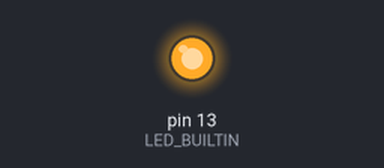
A sketch run on a simulated Arduino Uno, built with avr-gcc and run on an emulated ATmega328P. On the bench: output pins drawn as LEDs (lit = HIGH). EEPROM starts erased.

Above: at 3.5 s.
At 6.2 s:
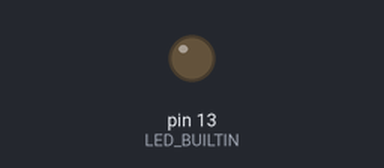
Timing chart, 0 to 7.7 s (numbered marks = the images above):
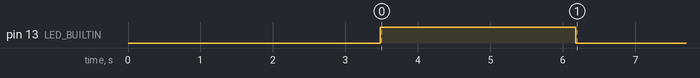

The sketch:

EEPROMSamplesSaver.ino
```cpp
#include<EEPROM.h>
int EEPROM_Address = 0;/*Variable to store the address of EEPROM*/
void setup() {
pinMode(LED_BUILTIN, OUTPUT);
  for (EEPROM_Address = 0; EEPROM_Address < EEPROM.length() ; EEPROM_Address++) {
		/* This for-block is used clean the EEPROM: it stores zeros on all EEPROM memory positions */
		EEPROM.write(EEPROM_Address, 0);
	}
EEPROM_Address = 0;/*Reseting to zero the address of EEPROM*/
digitalWrite(LED_BUILTIN, HIGH);
int data[500]={ 69 , 87 , 104 , 112 , 78 , 112 , 116 , 111 , 103 , 59 , 94 , 57 , 98 , 113 , 95 , 98 , 103 , 81 , 138 , 91 , 107 , 117 , 115 , 89 , 114 , 57 , 110 , 96 , 98 , 116 , 77 , 93 , 95 , 117 , 94 , 81 , 58 , 71 , 82 , 81 , 90 , 109 , 65 , 105 , 76 , 60 , 101 , 69 , 96 , 88 , 100 , 90 , 117 , 78 , 104 , 89 , 87 , 58 , 98 , 99 , 120 , 96 , 102 , 77 , 93 , 102 , 82 , 135 , 94 , 77 , 105 , 70 , 110 , 103 , 86 , 57 , 93 , 84 , 116 , 91 , 93 , 55 , 104 , 58 , 113 , 115 , 104 , 91 , 75 , 70 , 99 , 95 , 110 , 95 , 59 , 113 , 96 , 71 , 65 , 98 , 97 , 78 , 73 , 119 , 93 , 103 , 100 , 91 , 117 , 94 , 56 , 91 , 102 , 60 , 103 , 86 , 93 , 106 , 84 , 75 , 85 , 100 , 79 , 87 , 88 , 120 , 71 , 141 , 91 , 93 , 79 , 91 , 61 , 76 , 75 , 94 , 97 , 80 , 113 , 101 , 118 , 95 , 85 , 113 , 103 , 58 , 91 , 120 , 70 , 80 , 95 , 77 , 91 , 78 , 88 , 86 , 124 , 109 , 108 , 101 , 125 , 117 , 70 , 90 , 80 , 103 , 72 , 130 , 83 , 66 , 59 , 103 , 78 , 69 , 108 , 86 , 109 , 91 , 86 , 81 , 99 , 139 , 64 , 101 , 139 , 95 , 127 , 70 , 111 , 107 , 69 , 78 , 82 , 87 , 81 , 121 , 84 , 109 , 112 , 111 , 80 , 93 , 94 , 87 , 100 , 108 , 105 , 103 , 89 , 104 , 59 , 99 , 118 , 70 , 96 , 108 , 77 , 115 , 93 , 84 , 115 , 88 , 90 , 124 , 112 , 109 , 112 , 78 , 76 , 118 , 110 , 116 , 74 , 83 , 97 , 74 , 72 , 95 , 93 , 74 , 74 , 89 , 115 , 104 , 95 , 102 , 69 , 101 , 101 , 67 , 119 , 106 , 120 , 104 , 118 , 90 , 131 , 62 , 97 , 64 , 106 , 75 , 80 , 80 , 129 , 82 , 99 , 62 , 71 , 70 , 69 , 98 , 71 , 66 , 70 , 95 , 101 , 88 , 96 , 93 , 90 , 113 , 78 , 100 , 84 , 91 , 95 , 116 , 100 , 95 , 84 , 77 , 95 , 91 , 112 , 70 , 81 , 88 , 113 , 88 , 71 , 80 , 100 , 88 , 100 , 74 , 79 , 103 , 75 , 115 , 77 , 75 , 61 , 98 , 84 , 98 , 94 , 112 , 91 , 70 , 69 , 59 , 147 , 91 , 89 , 102 , 122 , 90 , 120 , 105 , 82 , 95 , 79 , 131 , 73 , 115 , 72 , 90 , 108 , 102 , 87 , 46 , 83 , 98 , 98 , 118 , 93 , 89 , 96 , 78 , 81 , 108 , 117 , 79 , 77 , 91 , 94 , 73 , 79 , 64 , 81 , 83 , 90 , 59 , 68 , 93 , 93 , 115 , 104 , 74 , 106 , 89 , 139 , 100 , 71 , 106 , 79 , 102 , 65 , 76 , 99 , 107 , 75 , 73 , 131 , 106 , 83 , 89 , 81 , 108 , 81 , 98 , 117 , 76 , 112 , 75 , 84 , 67 , 124 , 95 , 97 , 90 , 100 , 77 , 83 , 76 , 76 , 90 , 85 , 118 , 109 , 92 , 107 , 81 , 67 , 120 , 103 , 98 , 81 , 98 , 83 , 91 , 83 , 73 , 101 , 96 , 125 , 84 , 79 , 89 , 91 , 86 , 97 , 43 , 115 , 140 , 79 , 107 , 105 , 100 , 99 , 76 , 90 , 113 , 90 , 96 , 110 , 87 , 77 , 83 , 61 , 98 , 49 , 69 , 78 , 103 , 52 , 81 , 76 , 98 , 116 , 78 , 55 , 90 , 90 , 75 , 116 , 101 , 92 , 100 , 66 , 83 , 93 , 104 , 95 , 93 , 108 , 97 , 68 , 66 , 109 , 72 , 92 , 48 , 104 , 95 , 91 , 84 , 90 , 83 , 79 , 79 , 83 , 81 , 95 , 100 , 95 , 117 , 126 , 82 };
delay(1000);
for (EEPROM_Address = 0; EEPROM_Address < 500 ; EEPROM_Address++) {
   /* This for-block is used clean the EEPROM: it stores zeros on all EEPROM memory positions */
   EEPROM.write(EEPROM_Address, data[EEPROM_Address]);
  }
digitalWrite(LED_BUILTIN, LOW);
}

void loop() {}
```
